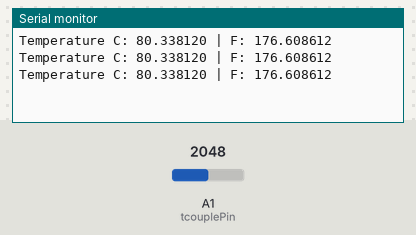
Simulated run of this sketch. Board: Particle Photon. On the bench: the last lines printed to the serial monitor. The test bench sets the inputs (shaded band); at power-on: A1 (tcouplePin) = 2048.

Above: at 1.3 s.
1.4 s: A1 (tcouplePin) set to 2866
At 1.9 s:
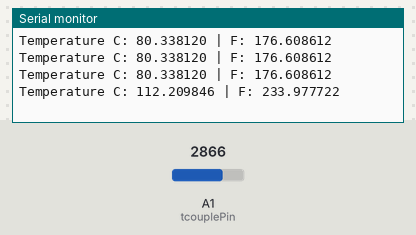
2.9 s: A1 (tcouplePin) set to 3603
At 3.4 s:
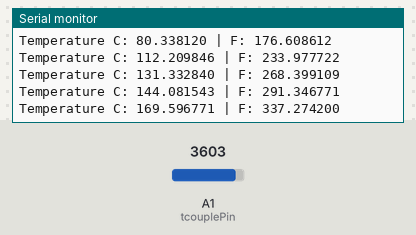
Timing chart, 0 to 5.9 s (numbered marks = the images above; inputs shaded):
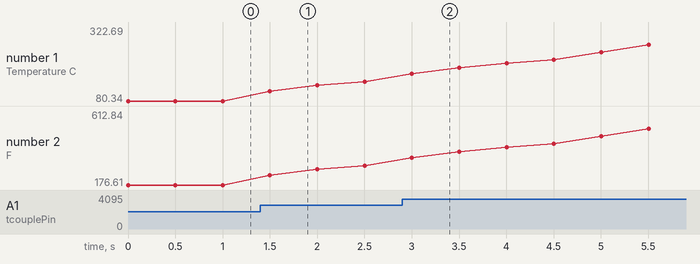

The sketch:

wifi_thermometer.ino
```cpp
#include <QueueList.h>

// TODO: Ability to set thermocouples up via HTTP: enable pin, set low and high, do reading
// TODO: Ability to set altitude via HTTP
// TODO: Ability to toggle C/F

bool DEBUG = false;
float AD8495_OFFSET = 1.25;
int QUEUE_MAX_LEN = 10;
// TODO: make variable based on altitude
float REFERENCE_LOW = 0.0;
float REFERENCE_HIGH = 99.6;
float REFERENCE_RANGE = REFERENCE_HIGH - REFERENCE_LOW;

// TODO: Make able to handle > 1 thermocouple
int tcouplePin = A1;
QueueList <int> tcoupleAvgQueue;
int tcoupleRawLow = -3.73;
int tcoupleRawHigh = 100.0;

void setup() {
  Serial.begin(9600);
}

void enqueueValue(QueueList<int> &queue, int value) {
  if (queue.count() == QUEUE_MAX_LEN) {
    queue.pop();
  }
  queue.push(value);
}

float averageValueInQueue(QueueList<int> &queue) {
  float total = 0;
  for (int i=0; i < queue.count(); i++) {
    int value = queue.pop();
    total += (value * 1.0);
    queue.push(value);
  }
  return total / queue.count();
}

float twoPointCalibration(float rawValue, float rawLow, float rawHigh) {
  float rawRange = rawHigh - rawLow;
  return (((rawValue - rawLow) * REFERENCE_RANGE) / rawRange) + REFERENCE_LOW;
}

float calculateTemp(float input, float rawLow, float rawHigh) {
  float voltageOut = input * (3.3 / 4095.0);
  float tempC = (voltageOut - AD8495_OFFSET) / 0.005; // 0.005 is magic?
  if (DEBUG) Serial.printf("Actual reading degrees C: %f\n", tempC);
  tempC = twoPointCalibration(tempC, rawLow, rawHigh);
  if (DEBUG) Serial.printf("Adjusted reading degrees C: %f\n", tempC);
  return tempC;
}

float degreesCtoF(float degreesC) {
  return ((degreesC * 9.0) / 5.0) + 32.0;
}

void loop() {
  int raw = analogRead(tcouplePin);
  if (DEBUG) Serial.printf("Raw value: %d\n", raw);
  enqueueValue(tcoupleAvgQueue, raw);
  float avgVal = averageValueInQueue(tcoupleAvgQueue);
  if (DEBUG) Serial.printf("Avg queue value: %f\n", avgVal);
  float temp = calculateTemp(avgVal, tcoupleRawLow, tcoupleRawHigh);
  Serial.printf("Temperature C: %f | F: %f\n", temp, degreesCtoF(temp));

  delay(500);
}
```

QueueList.h
```cpp
// (licence header left out)
// header defining the interface of the source.
#ifndef _QUEUELIST_H
#define _QUEUELIST_H

// include Arduino basic header.
//#include <Arduino.h>
// include the Photon basic header instead
#include <application.h>

// the definition of the queue class.
template<typename T>
class QueueList {
  public:
    // init the queue (constructor).
    QueueList ();

    // clear the queue (destructor).
    ~QueueList ();

    // push an item to the queue.
    void push (const T i);

    // pop an item from the queue.
    T pop ();

    // get an item from the queue.
    T peek () const;

    // check if the queue is empty.
    bool isEmpty () const;

    // get the number of items in the queue.
    int count () const;

    // set the printer of the queue.
    void setPrinter (Print & p);

  private:
    // exit report method in case of error.
    void exit (const char * m) const;

    // led blinking method in case of error.
    void blink () const;

    // the pin number of the on-board led.
    static const int ledPin = 13;

    // the structure of each node in the list.
    typedef struct node {
      T item;      // the item in the node.
      node * next; // the next node in the list.
    } node;

    typedef node * link; // synonym for pointer to a node.

    Print * printer; // the printer of the queue.
    int size;        // the size of the queue.
    link head;       // the head of the list.
    link tail;       // the tail of the list.
};

// init the queue (constructor).
template<typename T>
QueueList<T>::QueueList () {
  size = 0;       // set the size of queue to zero.
  head = NULL;    // set the head of the list to point nowhere.
  tail = NULL;    // set the tail of the list to point nowhere.
  printer = NULL; // set the printer of queue to point nowhere.
}

// clear the queue (destructor).
template<typename T>
QueueList<T>::~QueueList () {
  // deallocate memory space of each node in the list.
  for (link t = head; t != NULL; head = t) {
    t = head->next; delete head;
  }

  size = 0;       // set the size of queue to zero.
  tail = NULL;    // set the tail of the list to point nowhere.
  printer = NULL; // set the printer of queue to point nowhere.
}

// push an item to the queue.
template<typename T>
void QueueList<T>::push (const T i) {
  // create a temporary pointer to tail.
  link t = tail;

  // create a new node for the tail.
  tail = (link) new node;

  // if there is a memory allocation error.
  if (tail == NULL)
    exit ("QUEUE: insufficient memory to create a new node.");

  // set the next of the new node.
  tail->next = NULL;

  // store the item to the new node.
  tail->item = i;

  // check if the queue is empty.
  if (isEmpty ())
    // make the new node the head of the list.
    head = tail;
  else
    // make the new node the tail of the list.
    t->next = tail;

  // increase the items.
  size++;
}

// pop an item from the queue.
template<typename T>
T QueueList<T>::pop () {
  // check if the queue is empty.
  if (isEmpty ())
    exit ("QUEUE: can't pop item from queue: queue is empty.");

  // get the item of the head node.
  T item = head->item;

  // remove only the head node.
  link t = head->next; delete head; head = t;

  // decrease the items.
  size--;

  // return the item.
  return item;
}

// get an item from the queue.
template<typename T>
T QueueList<T>::peek () const {
  // check if the queue is empty.
  if (isEmpty ())
    exit ("QUEUE: can't peek item from queue: queue is empty.");

  // return the item of the head node.
  return head->item;
}

// check if the queue is empty.
template<typename T>
bool QueueList<T>::isEmpty () const {
  return head == NULL;
}

// get the number of items in the queue.
template<typename T>
int QueueList<T>::count () const {
  return size;
}

// set the printer of the queue.
template<typename T>
void QueueList<T>::setPrinter (Print & p) {
  printer = &p;
}

// exit report method in case of error.
template<typename T>
void QueueList<T>::exit (const char * m) const {
  // print the message if there is a printer.
  if (printer)
    printer->println (m);

  // loop blinking until hardware reset.
  blink ();
}

// led blinking method in case of error.
template<typename T>
void QueueList<T>::blink () const {
  // set led pin as output.
  pinMode (ledPin, OUTPUT);

  // continue looping until hardware reset.
  while (true) {
    digitalWrite (ledPin, HIGH); // sets the LED on.
    delay (250);                 // pauses 1/4 of second.
    digitalWrite (ledPin, LOW);  // sets the LED off.
    delay (250);                 // pauses 1/4 of second.
  }

  // solution selected due to lack of exit() and assert().
}

#endif // _QUEUELIST_H
```

Measured:
- after the input at 1.4 s, the serial monitor: prints a new line after 0.10 s (image 1)
- after the input at 2.9 s, the serial monitor: prints a new line after 0.10 s (image 2)
- plotted number 1: 80.34 → 144.08 after the input at 1.4 s, 144.08 → 322.69 after the input at 2.9 s
- plotted number 2: 176.61 → 291.35 after the input at 1.4 s, 291.35 → 612.84 after the input at 2.9 s
